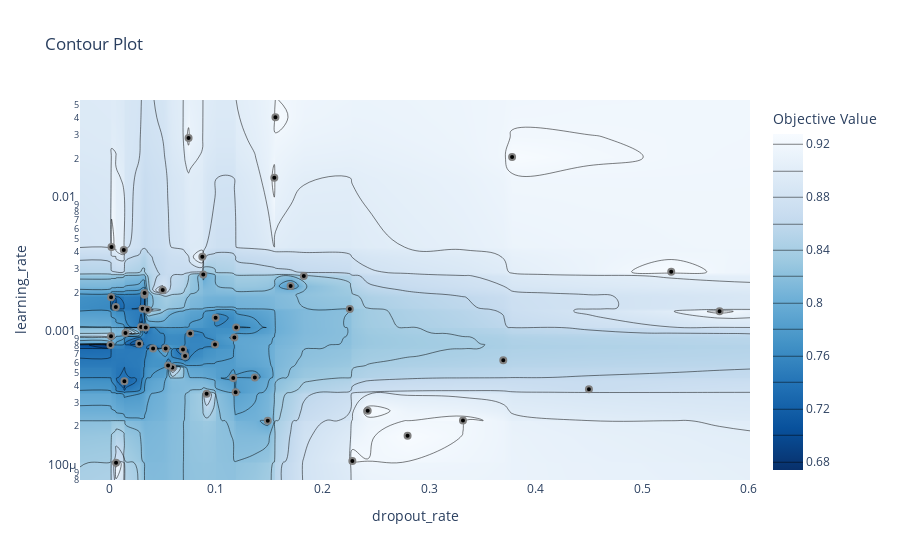

The cell this chart's notebook holds for it:
### Code cell
# plot the estimated accuracy surface over hyperparameters:
fig = optuna.visualization.plot_contour(study9, params=['learning_rate', 'dropout_rate'])
fig.show()
